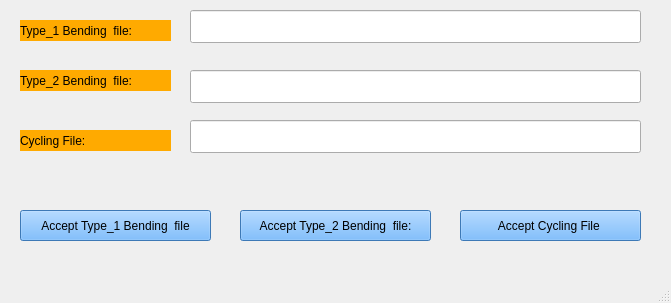
<?xml version="1.0" encoding="UTF-8"?>
<ui version="4.0">
 <class>MainWindow</class>
 <widget class="QMainWindow" name="MainWindow">
  <property name="geometry">
   <rect>
    <x>0</x>
    <y>0</y>
    <width>671</width>
    <height>303</height>
   </rect>
  </property>
  <property name="windowTitle">
   <string>Accept Data Input Files</string>
  </property>
  <widget class="QWidget" name="centralwidget">
   <widget class="QPushButton" name="pushButton">
    <property name="geometry">
     <rect>
      <x>20</x>
      <y>210</y>
      <width>191</width>
      <height>31</height>
     </rect>
    </property>
    <property name="styleSheet">
     <string notr="true">background-color: rgb(85, 170, 255);</string>
    </property>
    <property name="text">
     <string>Accept Type_1 Bending  file</string>
    </property>
   </widget>
   <widget class="QLineEdit" name="lineEdit">
    <property name="geometry">
     <rect>
      <x>190</x>
      <y>10</y>
      <width>451</width>
      <height>33</height>
     </rect>
    </property>
   </widget>
   <widget class="QLabel" name="label">
    <property name="geometry">
     <rect>
      <x>20</x>
      <y>20</y>
      <width>151</width>
      <height>21</height>
     </rect>
    </property>
    <property name="styleSheet">
     <string notr="true">background-color: rgb(255, 170, 0);
font: 75 12pt &quot;MS Shell Dlg 2&quot;;</string>
    </property>
    <property name="text">
     <string>Type_1 Bending  file:</string>
    </property>
   </widget>
   <widget class="QLabel" name="label_2">
    <property name="geometry">
     <rect>
      <x>20</x>
      <y>70</y>
      <width>151</width>
      <height>21</height>
     </rect>
    </property>
    <property name="styleSheet">
     <string notr="true">background-color: rgb(255, 170, 0);
font: 75 12pt &quot;MS Shell Dlg 2&quot;;</string>
    </property>
    <property name="text">
     <string>Type_2 Bending  file:</string>
    </property>
   </widget>
   <widget class="QLineEdit" name="lineEdit_2">
    <property name="geometry">
     <rect>
      <x>190</x>
      <y>70</y>
      <width>451</width>
      <height>33</height>
     </rect>
    </property>
   </widget>
   <widget class="QLabel" name="label_3">
    <property name="geometry">
     <rect>
      <x>20</x>
      <y>130</y>
      <width>151</width>
      <height>21</height>
     </rect>
    </property>
    <property name="styleSheet">
     <string notr="true">background-color: rgb(255, 170, 0);
font: 75 12pt &quot;MS Shell Dlg 2&quot;;</string>
    </property>
    <property name="text">
     <string>Cycling File:</string>
    </property>
   </widget>
   <widget class="QLineEdit" name="lineEdit_3">
    <property name="geometry">
     <rect>
      <x>190</x>
      <y>120</y>
      <width>451</width>
      <height>33</height>
     </rect>
    </property>
   </widget>
   <widget class="QPushButton" name="pushButton_2">
    <property name="geometry">
     <rect>
      <x>240</x>
      <y>210</y>
      <width>191</width>
      <height>31</height>
     </rect>
    </property>
    <property name="styleSheet">
     <string notr="true">background-color: rgb(85, 170, 255);</string>
    </property>
    <property name="text">
     <string>Accept Type_2 Bending  file:</string>
    </property>
   </widget>
   <widget class="QPushButton" name="pushButton_3">
    <property name="geometry">
     <rect>
      <x>460</x>
      <y>210</y>
      <width>181</width>
      <height>31</height>
     </rect>
    </property>
    <property name="styleSheet">
     <string notr="true">background-color: rgb(85, 170, 255);</string>
    </property>
    <property name="text">
     <string>Accept Cycling File </string>
    </property>
   </widget>
   <widget class="QLabel" name="label_4">
    <property name="geometry">
     <rect>
      <x>0</x>
      <y>0</y>
      <width>581</width>
      <height>301</height>
     </rect>
    </property>
    <property name="text">
     <string/>
    </property>
    <property name="pixmap">
     <pixmap>../Users/home/Documents/image.jpg</pixmap>
    </property>
   </widget>
   <zorder>label_4</zorder>
   <zorder>pushButton</zorder>
   <zorder>lineEdit</zorder>
   <zorder>label</zorder>
   <zorder>label_2</zorder>
   <zorder>lineEdit_2</zorder>
   <zorder>label_3</zorder>
   <zorder>lineEdit_3</zorder>
   <zorder>pushButton_2</zorder>
   <zorder>pushButton_3</zorder>
  </widget>
  <widget class="QStatusBar" name="statusbar"/>
 </widget>
 <resources/>
 <connections/>
</ui>
